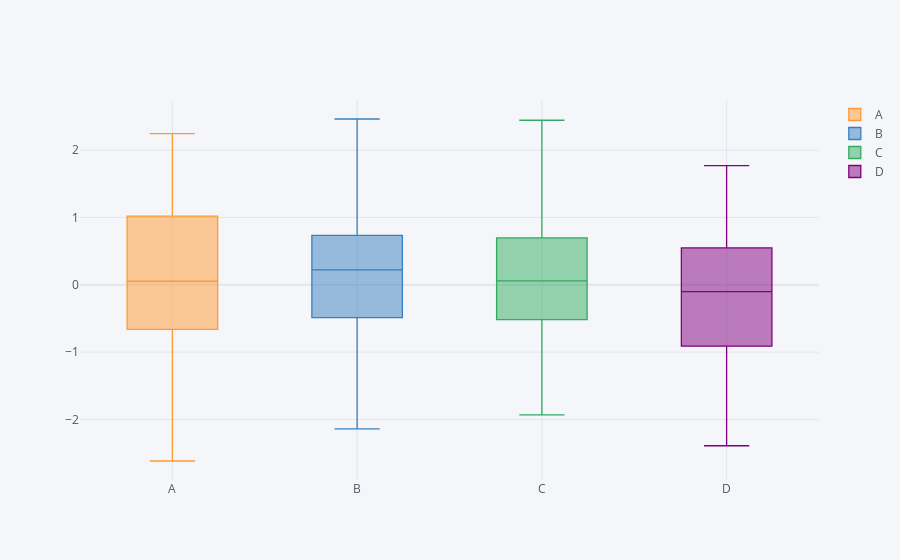

Notebook cell for this chart:
### Markdown cell above
`Basta clicar no item da legenda a direita para habilitar ou desabilitar o dado da coluna`

### Code cell
df.iplot(kind='box')
